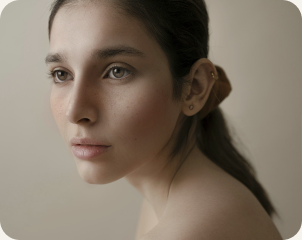
#> input picture design/landing/photos/dir-endo.png, 302 x 240 px, given in place of hero.png, which was not available
$ python clean_photos.py dir-endo.png dir-gyn.png
#> lines starting #> are read from the running program, lines starting #| are printed output that depends on the picture; pictures that were not available may be replaced by others from this repository, and a replacement may not be noted
"""Clean photo crops taken from the 1:1 Figma screenshot.
Pixels outside each photo's rounded shape are page background (and anti-aliased edges);
they are re-filled from the photo so CSS border-radius clipping leaves no halo.
Hero also loses the overlapping card (with its shadow) and badge."""
import sys, os
sys.path.insert(0, 'D:/temp-pylibs')
import numpy as np, cv2

def shape_mask(w, h, tl, tr, br, bl, shrink=1.5):
    yy, xx = np.mgrid[0:h, 0:w].astype(np.float32) + 0.5
    inside = np.ones((h, w), bool)
    for r, cx, cy, sx, sy in ((tl, tl, tl, -1, -1), (tr, w - tr, tr, 1, -1), (br, w - br, h - br, 1, 1), (bl, bl, h - bl, -1, 1)):
        if r <= 0: continue
        zone = ((xx - cx) * sx > 0) & ((yy - cy) * sy > 0)
        inside[zone] = ((xx[zone] - cx) ** 2 + (yy[zone] - cy) ** 2) <= (r - shrink) ** 2
    return inside

def clean(src, dst, radii, extra=None, shadow=None):
#> called with src = 'dir-endo.png/hero.png', dst = 'dir-gyn.png/hero.png', radii = (260, 260, 28, 28)
    img = cv2.imread(src, cv2.IMREAD_COLOR)
#> img is the input picture: shape (240, 302, 3); mean B, G, R 101.8, 116.2, 129
    h, w = img.shape[:2]
#> h = 240; w = 302
    if shadow is not None:
        (cx0, cy0, cw, ch), dy, blur, alpha, rgb = shadow
        pad = 3 * blur
        canvas = np.zeros((h + 2 * pad, w + 2 * pad), np.float32)
        canvas[cy0 + dy + pad: cy0 + dy + ch + pad, cx0 + pad: cx0 + cw + pad] = 1.0
        a = (cv2.GaussianBlur(canvas, (0, 0), sigmaX=blur / 2)[pad:pad + h, pad:pad + w] * alpha)[..., None]
#> canvas: shape (480, 542) float32; every value is 0
        img = np.clip((img.astype(np.float32) - a * np.array(rgb[::-1], np.float32)) / (1 - a), 0, 255).astype(np.uint8)
    mask = np.zeros((h, w), np.uint8)
    mask[~shape_mask(w, h, *radii)] = 255
    for (x0, y0, x1, y1) in (extra or []):
        mask[max(y0, 0):min(y1, h), max(x0, 0):min(x1, w)] = 255
    cv2.imwrite(dst, cv2.inpaint(img, mask, 7, cv2.INPAINT_TELEA))
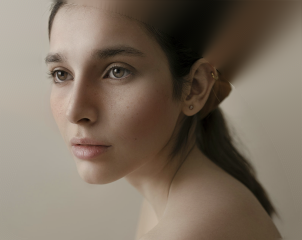
#> saved as hero.png: shape (240, 302, 3); mean B, G, R 95.7, 110.2, 123.8

src_dir, out_dir = sys.argv[1], sys.argv[2]
os.makedirs(out_dir, exist_ok=True)
# hero: arch r=260 top / 28 bottom; card at crop (-56,520) 293x190 + shadow 0 16 40 rgba(28,26,26,.1); badge at crop (274,40)
clean(f'{src_dir}/hero.png', f'{out_dir}/hero.png', (260, 260, 28, 28),
      extra=[(0, 516, 241, 700), (270, 36, 520, 88)],
      shadow=((-56, 520, 293, 190), 16, 40, 0.10, (28, 26, 26)))
for n in ('derm', 'laser', 'aest', 'gyn', 'endo', 'uzi', 'lab', 'proc'):
    clean(f'{src_dir}/dir-{n}.png', f'{out_dir}/direction-{n}.png', (20, 20, 20, 20))
#> call 2 of clean, with src = 'dir-endo.png/dir-derm.png', dst = 'dir-gyn.png/direction-derm.png', radii = (20, 20, 20, 20)
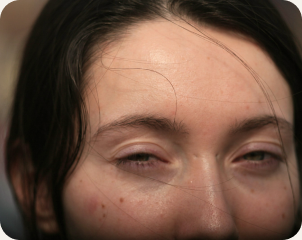
#> input picture design/landing/photos/dir-derm.png, 302 x 240 px, found by its file name
#> in clean, img is the input picture: shape (240, 302, 3); mean B, G, R 66.9, 83.1, 113.2
#> in clean (call 2), `cv2.imwrite(dst, cv2.inpaint(img, mask, 7, cv2.INPAINT_TELEA))`:
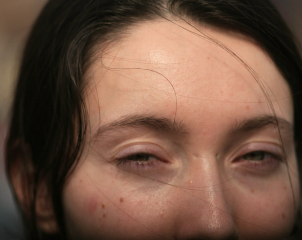
#> saved as direction-derm.png: shape (240, 302, 3); mean B, G, R 66, 82.2, 112.3
#> pass 2 of the loop `for n in ('derm', 'laser', 'aest', 'gyn', 'endo', 'uzi', 'lab', 'proc'):`:
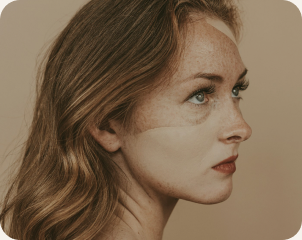
#> input picture design/landing/photos/dir-gyn.png, 302 x 240 px, given in place of dir-laser.png, which was not available
#> in clean, img is the input picture: shape (240, 302, 3); mean B, G, R 78.1, 102.2, 124.8
#> in clean (call 3), `cv2.imwrite(dst, cv2.inpaint(img, mask, 7, cv2.INPAINT_TELEA))`:
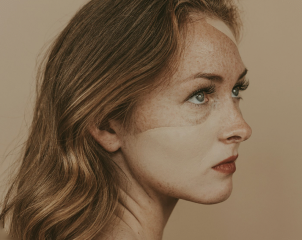
#> saved as direction-laser.png: shape (240, 302, 3); mean B, G, R 77.5, 101.6, 124.3
#> pass 3 of the loop `for n in ('derm', 'laser', 'aest', 'gyn', 'endo', 'uzi', 'lab', 'proc'):`:
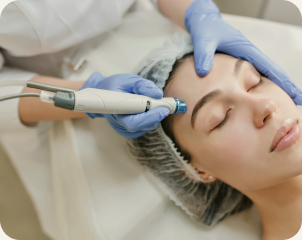
#> input picture design/landing/photos/dir-aest.png, 302 x 240 px, found by its file name
#> in clean, img is the input picture: shape (240, 302, 3); mean B, G, R 141, 155.4, 165.8
#> in clean (call 4), `cv2.imwrite(dst, cv2.inpaint(img, mask, 7, cv2.INPAINT_TELEA))`:
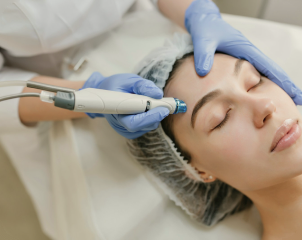
#> saved as direction-aest.png: shape (240, 302, 3); mean B, G, R 140.5, 155, 165.4
#> (the run stopped early here; a loop or call above may not have finished)
